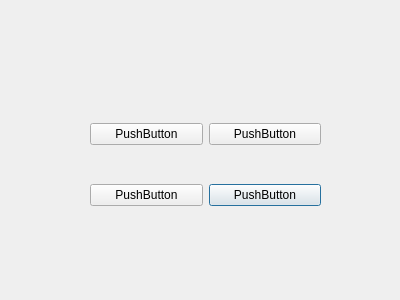
<?xml version="1.0" encoding="UTF-8"?>
<ui version="4.0">
 <class>Dialog</class>
 <widget class="QDialog" name="Dialog">
  <property name="geometry">
   <rect>
    <x>0</x>
    <y>0</y>
    <width>400</width>
    <height>300</height>
   </rect>
  </property>
  <property name="windowTitle">
   <string>Dialog</string>
  </property>
  <widget class="QWidget" name="gridLayoutWidget">
   <property name="geometry">
    <rect>
     <x>90</x>
     <y>90</y>
     <width>231</width>
     <height>151</height>
    </rect>
   </property>
   <layout class="QGridLayout" name="gridLayout">
    <item row="1" column="1">
     <widget class="QPushButton" name="pushButton">
      <property name="text">
       <string>PushButton</string>
      </property>
     </widget>
    </item>
    <item row="1" column="0">
     <widget class="QPushButton" name="pushButton_2">
      <property name="text">
       <string>PushButton</string>
      </property>
     </widget>
    </item>
    <item row="0" column="0">
     <widget class="QPushButton" name="pushButton_3">
      <property name="text">
       <string>PushButton</string>
      </property>
     </widget>
    </item>
    <item row="0" column="1">
     <widget class="QPushButton" name="pushButton_4">
      <property name="text">
       <string>PushButton</string>
      </property>
     </widget>
    </item>
   </layout>
  </widget>
 </widget>
 <resources/>
 <connections/>
</ui>
